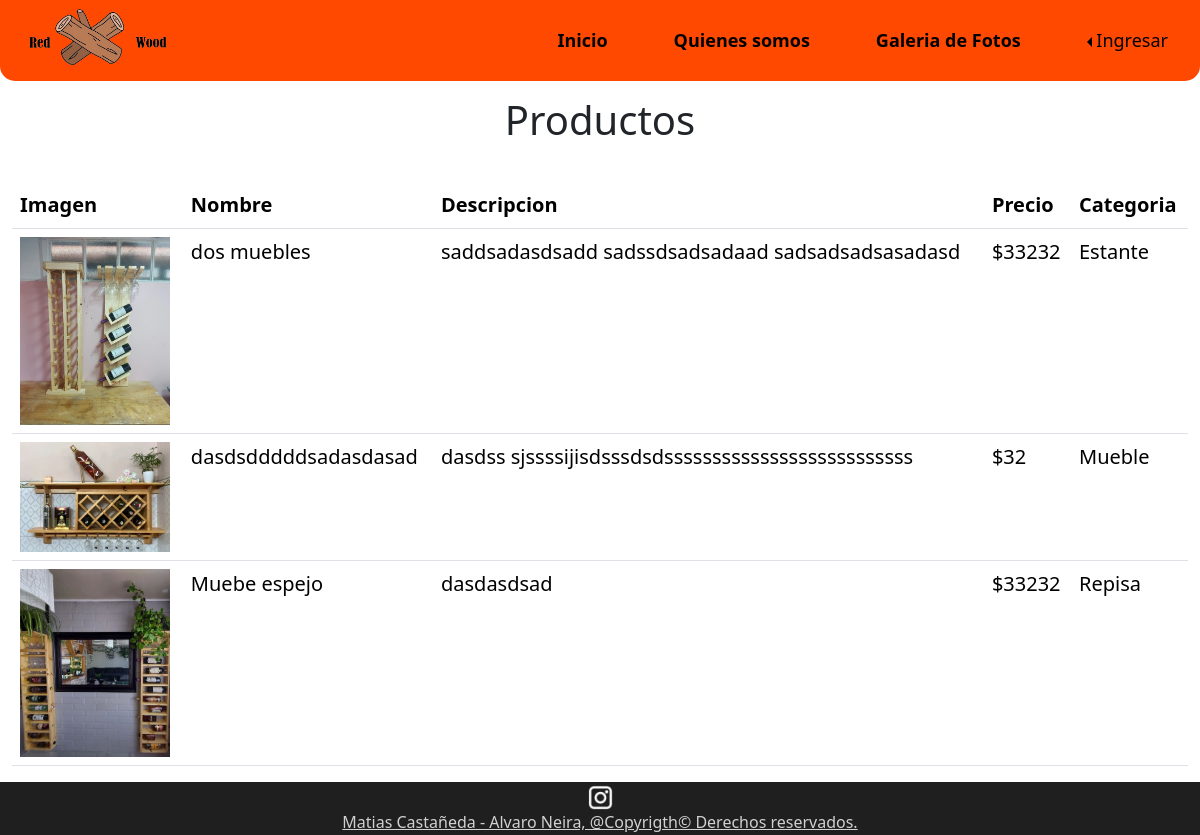
The page /productos on the database its author committed.
### principal/models.py (models this page shows, shortened)
class Producto(models.Model):
    id_producto = models.IntegerField(primary_key=True,null=False,blank=False)
    nombre = models.CharField(max_length=50,null=False,blank=False)
    descripcion = models.CharField(max_length=200,null=False,blank=False)
    imagen = models.ImageField(upload_to="productos",null=True,blank=True)
    precio = models.IntegerField()
    stock = models.IntegerField()
    id_categoria = models.ForeignKey('Categoria',on_delete=models.CASCADE,db_column='idCategoria')

class Categoria(models.Model):
    id_categoria = models.AutoField(db_column='idCategoria',primary_key=True)
    nombre = models.CharField(max_length=50,null=False,blank=False)
    def __str__(self):
        return str(self.nombre)

### principal/views.py (the view)
# urls.py: path('productos', views.productosVer, name="productos"),
def productosVer(request):
    productos = Producto.objects.all()
    context={'productos':productos}
    return render(request, 'productos_ver.html',context)

### principal/templates/productos_ver.html (shortened to what this page needs)
{% load static %}
<!DOCTYPE html>
<html lang="en">
<head>
    <link href="https://cdn.jsdelivr.net/npm/bootstrap@5.3.3/dist/css/bootstrap.min.css" rel="stylesheet">
</head>
<body>
    <div class="container-principal">
        <header>
            <div class="container-fluid barra-navegacion">
                <nav class="navbar navbar-expand-lg">
                    <div class="container-fluid">
                        <div class="logo">
                            <img src="{% static 'imgs/redwood logo a color completo transparente.png'%}" alt="logo compania">
                        </div>
                        <div class="collapse navbar-collapse links-barra-nav" id="navbarNav">
                            <ul class="navbar-nav">
                                <li class="nav-item">
                                    <a class="nav-link" href="{% url 'inicio' %}"><p class="fw-bold">Inicio</p></a>
                                </li>
                                <li class="nav-item">
                                    <a class="nav-link" href="{% url 'quienes_somos' %}"><p class="fw-bold">Quienes somos</p></a>
                                </li>
                                <li class="nav-item">
                                    <a class="nav-link" href="{% url 'galeria' %}"><p class="fw-bold">Galeria de Fotos</p></a>
                                </li>
                                <li class="nav-item dropstart">
                                    {% if user.is_authenticated %}
                                        <a class="nav-link dropdown-toggle " role="button" data-bs-toggle="dropdown" aria-expanded="false">{{user.username}}</a>
                                    {% else %}
                                        <a class="nav-link dropdown-toggle " role="button" data-bs-toggle="dropdown" aria-expanded="false">Ingresar</a>
                                    {% endif %}
                                </li>
                            </ul>
                        </div>
                    </div>
                </nav>
            </div>
        </header>
        <main style="flex-direction: column; align-items: normal;">
            <div style="padding: 15px 0 30px 0; text-align: center;">
                <h1>Productos</h1>
            </div>
            <div class="container-fluid">
                <table class="table" style="font-size: 20px;">
                    <thead>
                        <tr>
                            <th scope="col">Imagen</th>
                            <th scope="col">Nombre</th>
                            <th scope="col">Descripcion</th>
                            <th scope="col">Precio</th>
                            <th scope="col">Categoria</th>
                        </tr>
                    </thead>
                    <tbody>
                        {% for producto in productos %}
                        <tr>
                            {% if producto.imagen %}
                                <td> <img src="{{ producto.imagen.url }} " width="150px" /> </td>
                            {% else %}
                                <td>sin imagen</td>
                            {% endif %}
                            <td>{{producto.nombre}}</td>
                            <td>{{producto.descripcion}}</td>
                            <td>${{producto.precio}}</td>
                            <td>{{producto.id_categoria}}</td>
                        </tr>
                        {% endfor %}
                    </tbody>
                </table>
            </div>
        </main>
        <footer>
            <div class="container-fluid footer">
                <div class="rrss">
                    <a href="https://www.instagram.com/redwood0507/"><img src="{% static 'imgs/ig logo 2.png'%}" alt="instagram"></a>
                </div>
                <div class="copy">
                    <u>Matias Castañeda - Alvaro Neira, @Copyrigth&copy; Derechos reservados.</u>
                </div>
            </div>
        </footer>
    </div>
</body>
</html>

### principal/static/css/style.css (style rules this page uses)
html, body { height: 100%; }
.barra-navegacion { background-color: rgb(255, 72, 0); border-bottom-left-radius: 15px; border-bottom-right-radius: 15px; text-align: right; }
.links-barra-nav { justify-content: right }
.links-barra-nav ul { gap: 50px; }
.links-barra-nav a { padding: 15px 0 0 0; font-size: 18px; color: rgb(0, 0, 0); }
a { text-decoration: none; color: black; }
.logo img { float: left; height: 65px; width: 150px; }
.container-principal { display: flex; flex-direction: column; height: 100%; }
main { display: flex; flex-direction: row; flex: 1; align-items: center; }
.footer { align-items: center; background-color: rgb(31, 31, 31); color: rgb(209, 209, 209); padding: 1px 0 1px 0; }
.copy { text-align: center; }
.rrss { display: flex; justify-content: center; margin: 1px 0 0 0; }
.rrss img { width: 25px; }

### rows shown on the page
Producto: imagen (picture), nombre "dos muebles", descripcion "saddsadasdsadd sadssdsadsadaad sadsadsadsasadasd", precio "33232", id_categoria "Estante"
Producto: imagen (picture), nombre "dasdsdddddsadasdasad", descripcion "dasdss sjssssijisdsssdsdssssssssssssssssssssssssss", precio "32", id_categoria "Mueble"
Producto: imagen (picture), nombre "Muebe espejo", descripcion "dasdasdsad", precio "33232", id_categoria "Repisa"
